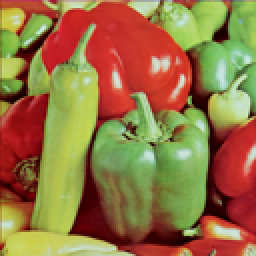
#> input picture exercise_pso/image.png, 128 x 128 px (shown 2 times larger)
$ python pso.py
#> lines starting #> are read from the running program, lines starting #| are printed output that depends on the picture
#> in main, image is the input picture: shape (128, 128, 3); mean R, G, B 149.9, 115.8, 66.5
import numpy as np
import matplotlib.pyplot as plt
from sklearn.cluster import KMeans
import imageio

def quantize_image(image, palette):
    h, w, _ = image.shape
#> h = 128; w = 128
    flat_img = image.reshape(-1, 3)
    distances = np.sqrt(((flat_img[:, None, :] - palette[None, :, :]) ** 2).sum(axis=2))
    nearest_idx = np.argmin(distances, axis=1)
#> nearest_idx = 16384 values, max 3 at index 100, min 0 at index 22, mean 1.04
    quantized_flat = palette[nearest_idx]
    quantized_image = quantized_flat.reshape(h, w, 3)
    return quantized_image

def compute_fitness(palette, image):
    quantized = quantize_image(image, palette)
    error = np.sum((image - quantized) ** 2)
#> error = 249487765.7
    return error

def pso_color_quantization(image, n_clusters=16, n_particles=30, n_iterations=50, w=0.5, c1=1.5, c2=1.5):
    image = image.astype(np.float32)

    particles = np.random.uniform(0, 255, (n_particles, n_clusters, 3))
    velocities = np.random.uniform(-10, 10, (n_particles, n_clusters, 3))

    pbest_positions = np.copy(particles)
    pbest_fitness = np.array([compute_fitness(particles[i], image) for i in range(n_particles)])
#> pbest_fitness = 30 values, max 402899331.1 at index 17, min 62290675 at index 24, mean 212618068.8

    gbest_index = np.argmin(pbest_fitness)
#> gbest_index = 24
    gbest_position = np.copy(pbest_positions[gbest_index])
#> gbest_position = [[126.8, 163.1, 93.99], [34.91, 209.6, 48.41], [130.4, 57.2, 24.95], [219.9, 248.1, 245]]
    gbest_fitness = pbest_fitness[gbest_index]
#> gbest_fitness = 62290675

    gbest_history = []
    palette_history = []

    plt.figure(figsize=(12, 25))
    for it in range(n_iterations):
        for i in range(n_particles):
            r1 = np.random.rand(n_clusters, 3)
            r2 = np.random.rand(n_clusters, 3)

            velocities[i] = (w * velocities[i] +
                             c1 * r1 * (pbest_positions[i] - particles[i]) +
                             c2 * r2 * (gbest_position - particles[i]))

            particles[i] = particles[i] + velocities[i]
            particles[i] = np.clip(particles[i], 0, 255)

            fitness = compute_fitness(particles[i], image)
            if fitness < pbest_fitness[i]:
                pbest_positions[i] = np.copy(particles[i])
                pbest_fitness[i] = fitness

                if fitness < gbest_fitness:
                    gbest_position = np.copy(particles[i])
                    gbest_fitness = fitness

        gbest_history.append(gbest_fitness)
        palette_history.append(np.copy(gbest_position))

        number_of_plots = int(n_iterations / 10) + 1

        if (it + 1) % 10 == 0 or it == 0:
            current_plot = (int((it + 1) / 10)) * 2
            quantized = quantize_image(image, gbest_position)
            plt.subplot(number_of_plots, 2, current_plot+1)
            palette_img = np.zeros((50, n_clusters * 50, 3), dtype=np.uint8)
            for j in range(n_clusters):
                palette_img[:, j*50:(j+1)*50, :] = np.uint8(np.tile(gbest_position[j], (50, 50, 1)))
            plt.imshow(palette_img)
            plt.title(f'Iteration {it + 1} - Best Palette')
            plt.axis('off')

            plt.subplot(number_of_plots, 2, current_plot+2)
            plt.imshow(np.uint8(quantized))
            plt.title(f'Iteration {it + 1} - Quantized Image')
            plt.axis('off')
            print(f"Iteration {it + 1}, Global Best Fitness: {gbest_fitness:.2f}")
#> this loop made 50 passes
#| Iteration 1, Global Best Fitness: 60268480.31
#| Iteration 10, Global Best Fitness: 56135340.91
#| Iteration 20, Global Best Fitness: 53459812.68
#| Iteration 30, Global Best Fitness: 53414733.66
#| Iteration 40, Global Best Fitness: 53312138.50
#| Iteration 50, Global Best Fitness: 53296615.64
#> pass 1, in quantize_image (call 31), `quantized_image = quantized_flat.reshape(h, w, 3)`:
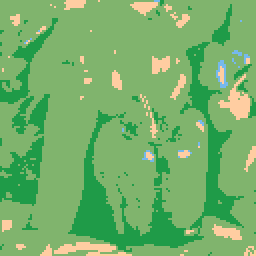
#> quantized_image: shape (128, 128, 3) float64 (shown 2 times larger); mean of channels 0, 1, 2 116.8, 177.3, 106.4; drawn as R, G, B
#> pass 1, in quantize_image (call 32), `quantized_image = quantized_flat.reshape(h, w, 3)`:
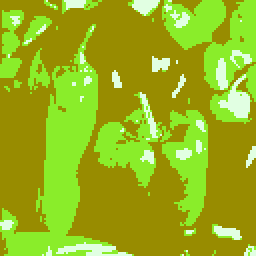
#> quantized_image: shape (128, 128, 3) float64 (shown 2 times larger); mean of channels 0, 1, 2 152.8, 179.9, 29; drawn as R, G, B
#> pass 1, in quantize_image (call 33), `quantized_image = quantized_flat.reshape(h, w, 3)`:
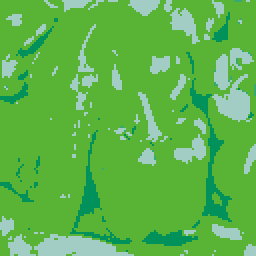
#> quantized_image: shape (128, 128, 3) float64 (shown 2 times larger); mean of channels 0, 1, 2 94.2, 181.8, 76.8; drawn as R, G, B
#> pass 1, in quantize_image (call 34), `quantized_image = quantized_flat.reshape(h, w, 3)`:
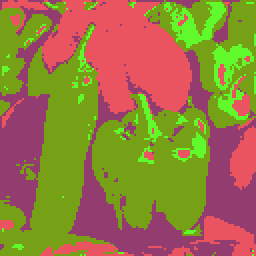
#> quantized_image: shape (128, 128, 3) float64 (shown 2 times larger); mean of channels 0, 1, 2 151.1, 122.6, 65.4; drawn as R, G, B
#> after the loop:
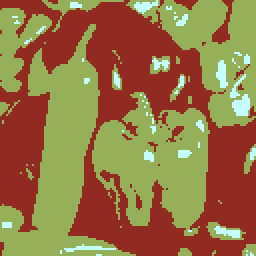
#> quantized: shape (128, 128, 3) float64 (shown 2 times larger); mean R, G, B 149.8, 117.2, 69
    plt.show()

    return gbest_position, gbest_history, palette_history

def kmeans_color_quantization(image, n_clusters=16):
#> called with n_clusters = 4
    h, w, _ = image.shape
    flat_img = image.reshape(-1, 3)
    kmeans = KMeans(n_clusters=n_clusters, random_state=42)
    kmeans.fit(flat_img)
    palette = kmeans.cluster_centers_
    labels = kmeans.labels_
    quantized_flat = palette[labels]
    quantized_image = quantized_flat.reshape(h, w, 3)
    error = np.sum((image - quantized_image) ** 2)
    print(f"K-means Error: {error:.2f}")
#| K-means Error: 25760617.21
    return palette, quantized_image

def main():
    image = imageio.imread("image.png")

    n_clusters = 4

    n_particles = 30
    n_iterations = 50
    w = 0.73      # Inertia weight.
    c1 = 1.5     # Cognitive acceleration coefficient.
    c2 = 1.5     # Social acceleration coefficient.

    print("Running PSO-based color quantization...")
    best_palette, history, palette_history = pso_color_quantization(image, n_clusters, n_particles, n_iterations, w, c1, c2)
    quantized_image_pso = quantize_image(image, best_palette)

    print("Running K-means based color quantization...")
    kmeans_palette, quantized_image_kmeans = kmeans_color_quantization(image, n_clusters)
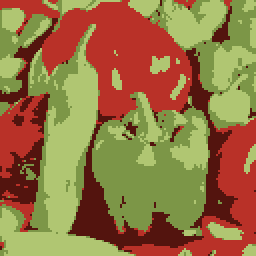
#> quantized_image_kmeans: shape (128, 128, 3) float64 (shown 2 times larger); mean R, G, B 149.9, 115.8, 66.5

    plt.figure(figsize=(12, 8))

    plt.subplot(3, 2, 1)
    plt.imshow(image)
    plt.title("Original Image")
    plt.axis('off')

    plt.subplot(3, 2, 3)
    palette_img = np.zeros((50, n_clusters * 50, 3), dtype=np.uint8)
#> palette_img: shape (50, 200, 3); every value is 0
    for j in range(n_clusters):
        palette_img[:, j*50:(j+1)*50, :] = np.uint8(np.tile(best_palette[j], (50, 50, 1)))
    plt.imshow(palette_img)
    plt.title("PSO Best Palette")
    plt.axis('off')

    plt.subplot(3, 2, 4)
    plt.imshow(np.uint8(quantized_image_pso))
    plt.title("Quantized Image (PSO)")
    plt.axis('off')

    plt.subplot(3, 2, 5)
    palette_img = np.zeros((50, n_clusters * 50, 3), dtype=np.uint8)
    for j in range(n_clusters):
        palette_img[:, j*50:(j+1)*50, :] = np.uint8(np.tile(kmeans_palette[j], (50, 50, 1)))
    plt.imshow(palette_img)
    plt.title("K-Means Best Palette")
    plt.axis('off')

    plt.subplot(3, 2, 6)
    plt.imshow(np.uint8(quantized_image_kmeans))
    plt.title("Quantized Image (K-means)")
    plt.axis('off')

    plt.tight_layout()
    plt.show()
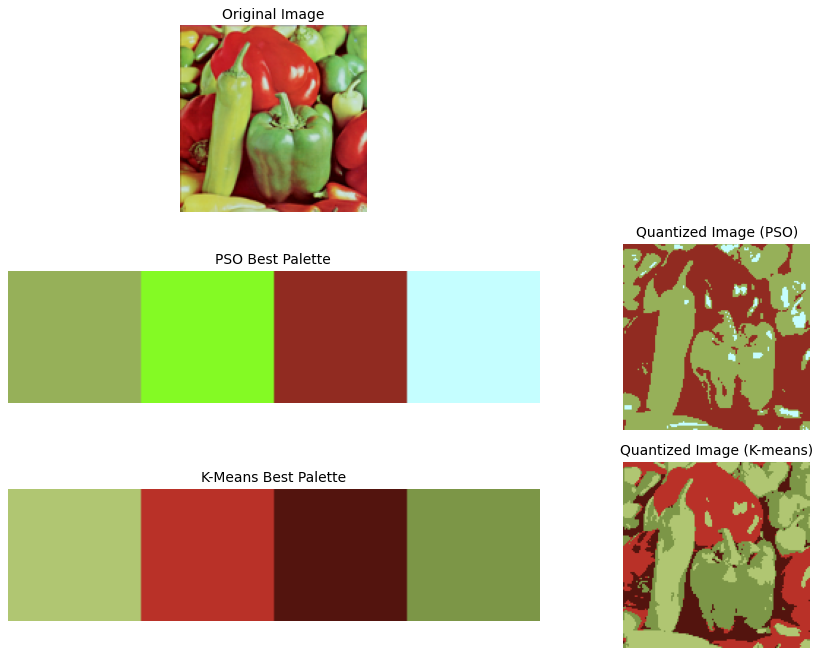
#> figure drawn by matplotlib, 5 panels

if __name__ == "__main__":
    main()
